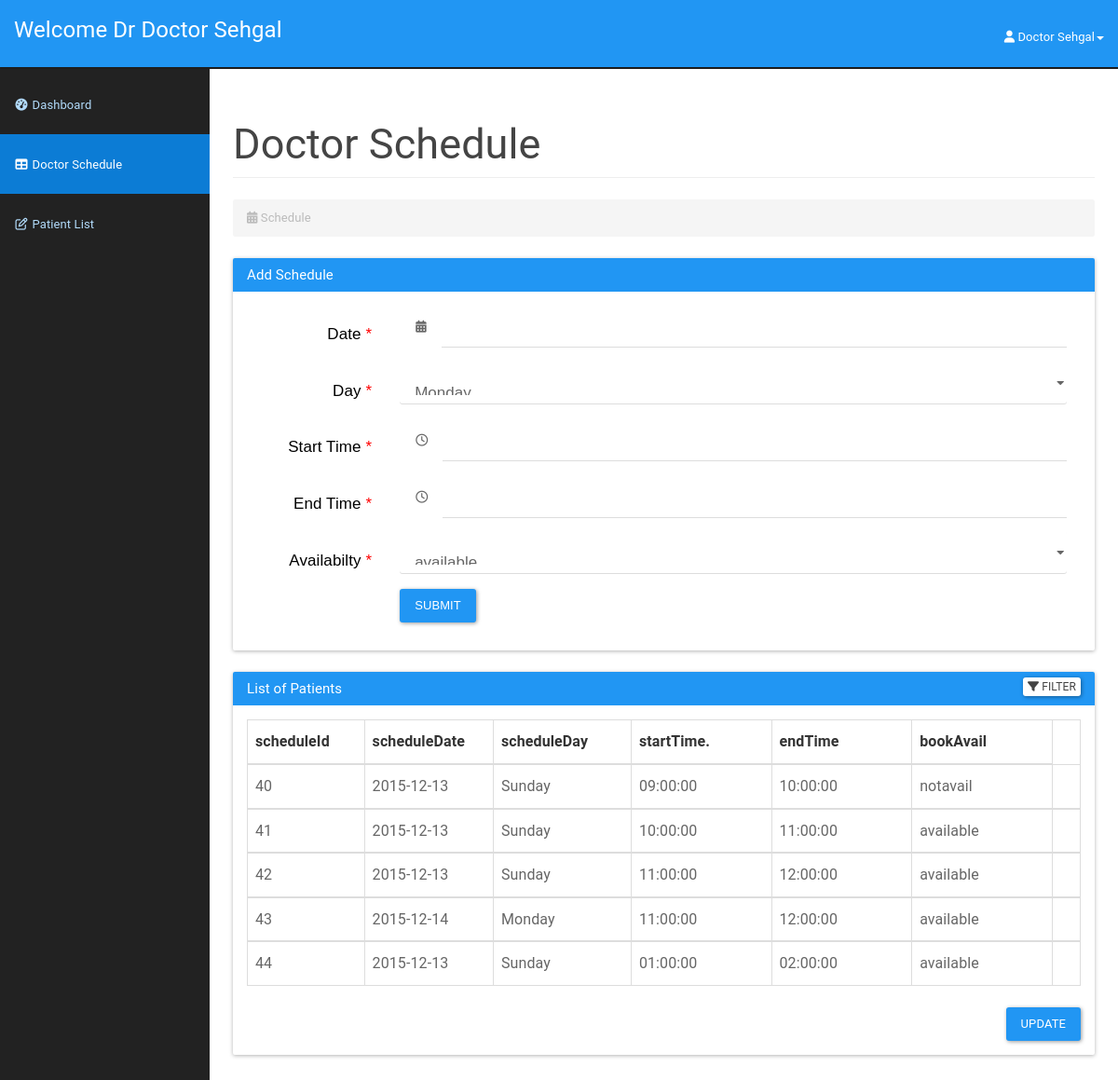
Page /doctor/addschedule.php (signed in) on the committed database.
### tables this page shows
CREATE TABLE `doctor` (
  `icDoctor` bigint(12) NOT NULL,
  `password` varchar(20) NOT NULL,
  `doctorId` int(3) NOT NULL,
  `doctorFirstName` varchar(50) NOT NULL,
  `doctorLastName` varchar(50) NOT NULL,
  `doctorAddress` varchar(100) NOT NULL,
  `doctorPhone` varchar(15) NOT NULL,
  `doctorEmail` varchar(20) NOT NULL,
  `doctorDOB` date NOT NULL
);

CREATE TABLE `doctorschedule` (
  `scheduleId` int(11) NOT NULL,
  `scheduleDate` date NOT NULL,
  `scheduleDay` varchar(15) NOT NULL,
  `startTime` time NOT NULL,
  `endTime` time NOT NULL,
  `bookAvail` varchar(10) NOT NULL
);

### doctor/addschedule.php (the view, shortened to what this page needs)
<?php
include_once '../assets/conn/dbconnect.php';
$usersession = $_SESSION['doctorSession'];
$res=mysqli_query($con,"SELECT * FROM doctor WHERE doctorId=".$usersession);
$userRow=mysqli_fetch_array($res,MYSQLI_ASSOC);
?>
<!DOCTYPE html>
<html lang="en">
    <head>
        <link href="assets/css/material.css" rel="stylesheet">
        <link href="assets/css/sb-admin.css" rel="stylesheet">
        <link href="assets/css/time/bootstrap-clockpicker.css" rel="stylesheet">
        <link href="assets/css/style.css" rel="stylesheet">
        <link href="assets/font-awesome/css/font-awesome.css" rel="stylesheet">
        <link rel="stylesheet" href="https://formden.com/static/cdn/bootstrap-iso.css" />
        <link rel="stylesheet" href="https://formden.com/static/cdn/font-awesome/4.4.0/css/font-awesome.min.css" />
    </head>
    <body>
        <div id="wrapper">
            <nav class="navbar navbar-inverse navbar-fixed-top" role="navigation">
                <div class="navbar-header">
                    <a class="navbar-brand" href="doctordashboard.php">Welcome Dr <?php echo $userRow['doctorFirstName'];?> <?php echo $userRow['doctorLastName'];?></a>
                </div>
                <ul class="nav navbar-right top-nav">
                    <li class="dropdown">
                        <a href="#" class="dropdown-toggle" data-toggle="dropdown"><i class="fa fa-user"></i> <?php echo $userRow['doctorFirstName']; ?> <?php echo $userRow['doctorLastName']; ?><b class="caret"></b></a>
                    </li>
                </ul>
                <div class="collapse navbar-collapse navbar-ex1-collapse">
                    <ul class="nav navbar-nav side-nav">
                        <li>
                            <a href="doctordashboard.php"><i class="fa fa-fw fa-dashboard"></i> Dashboard</a>
                        </li>
                        <li class="active">
                            <a href="addschedule.php"><i class="fa fa-fw fa-table"></i> Doctor Schedule</a>
                        </li>
                        <li>
                            <a href="patientlist.php"><i class="fa fa-fw fa-edit"></i> Patient List</a>
                        </li>
                    </ul>
                </div>
            </nav>
            <div id="page-wrapper">
                <div class="container-fluid">
                    <div class="row">
                        <div class="col-lg-12">
                            <h2 class="page-header">
                            Doctor Schedule
                            </h2>
                            <ol class="breadcrumb">
                                <li class="active">
                                    <i class="fa fa-calendar"></i> Schedule
                                </li>
                            </ol>
                        </div>
                    </div>
                    <div class="panel panel-primary">
                        <div class="panel-heading">
                            <h3 class="panel-title">Add Schedule</h3>
                        </div>
                        <div class="panel-body">
                            <div class="bootstrap-iso">
                             <div class="container-fluid">
                              <div class="row">
                               <div class="col-md-12 col-sm-12 col-xs-12">
                                <form class="form-horizontal" method="post">
                                 <div class="form-group form-group-lg">
                                  <label class="control-label col-sm-2 requiredField" for="date">
                                   Date
                                   <span class="asteriskField">
                                    *
                                   </span>
                                  </label>
                                  <div class="col-sm-10">
                                   <div class="input-group">
                                    <div class="input-group-addon">
                                     <i class="fa fa-calendar">
                                     </i>
                                    </div>
                                    <input class="form-control" id="date" name="date" type="text" required/>
                                   </div>
                                  </div>
                                 </div>
                                 <div class="form-group form-group-lg">
                                  <label class="control-label col-sm-2 requiredField" for="scheduleday">
                                   Day
                                   <span class="asteriskField">
                                    *
                                   </span>
                                  </label>
                                  <div class="col-sm-10">
                                   <select class="select form-control" id="scheduleday" name="scheduleday" required>
                                    <option value="Monday">
                                     Monday
                                    </option>
                                   </select>
                                  </div>
                                 </div>
                                 <div class="form-group form-group-lg">
                                  <label class="control-label col-sm-2 requiredField" for="starttime">
                                   Start Time
                                   <span class="asteriskField">
                                    *
                                   </span>
                                  </label>
                                  <div class="col-sm-10">
                                   <div class="input-group clockpicker"  data-align="top" data-autoclose="true">
                                    <div class="input-group-addon">
                                     <i class="fa fa-clock-o">
                                     </i>
                                    </div>
                                    <input class="form-control" id="starttime" name="starttime" type="text" required/>
                                   </div>
                                  </div>
                                 </div>
                                 <div class="form-group form-group-lg">
                                  <label class="control-label col-sm-2 requiredField" for="endtime">
                                   End Time
                                   <span class="asteriskField">
                                    *
                                   </span>
                                  </label>
                                  <div class="col-sm-10">
                                   <div class="input-group clockpicker"  data-align="top" data-autoclose="true">
                                    <div class="input-group-addon">
                                     <i class="fa fa-clock-o">
                                     </i>
                                    </div>
                                    <input class="form-control" id="endtime" name="endtime" type="text" required/>
                                   </div>
                                  </div>
                                 </div>
                                 <div class="form-group form-group-lg">
                                  <label class="control-label col-sm-2 requiredField" for="bookavail">
                                   Availabilty
                                   <span class="asteriskField">
                                    *
                                   </span>
                                  </label>
                                  <div class="col-sm-10">
                                   <select class="select form-control" id="bookavail" name="bookavail" required>
                                    <option value="available">
                                     available
                                    </option>
                                   </select>
                                  </div>
                                 </div>
                                 <div class="form-group">
                                  <div class="col-sm-10 col-sm-offset-2">
                                   <button class="btn btn-primary " name="submit" type="submit">
                                    Submit
                                   </button>
                                  </div>
                                 </div>
                                </form>
                               </div>
                              </div>
                             </div>
                            </div>
                        </div>
                    </div>
                    <div class="panel panel-primary filterable">
                        <div class="panel-heading">
                            <h3 class="panel-title">List of Patients</h3>
                            <div class="pull-right">
                            <button class="btn btn-default btn-xs btn-filter"><span class="fa fa-filter"></span> Filter</button>
                        </div>
                        </div>
                        <div class="panel-body">
                        <table class="table table-hover table-bordered">
                            <thead>
                                <tr class="filters">
                                    <th><input type="text" class="form-control" placeholder="scheduleId" disabled></th>
                                    <th><input type="text" class="form-control" placeholder="scheduleDate" disabled></th>
                                    <th><input type="text" class="form-control" placeholder="scheduleDay" disabled></th>
                                    <th><input type="text" class="form-control" placeholder="startTime." disabled></th>
                                    <th><input type="text" class="form-control" placeholder="endTime" disabled></th>
                                    <th><input type="text" class="form-control" placeholder="bookAvail" disabled></th>
                                </tr>
                            </thead>
                            <?php
                            $result=mysqli_query($con,"SELECT * FROM doctorschedule");
                            while ($doctorschedule=mysqli_fetch_array($result)) {
                                echo "<tbody>";
                                echo "<tr>";
                                    echo "<td>" . $doctorschedule['scheduleId'] . "</td>";
                                    echo "<td>" . $doctorschedule['scheduleDate'] . "</td>";
                                    echo "<td>" . $doctorschedule['scheduleDay'] . "</td>";
                                    echo "<td>" . $doctorschedule['startTime'] . "</td>";
                                    echo "<td>" . $doctorschedule['endTime'] . "</td>";
                                    echo "<td>" . $doctorschedule['bookAvail'] . "</td>";
                                    echo "<form method='POST'>";
                                    echo "<td class='text-center'><a href='#' id='".$doctorschedule['scheduleId']."' class='delete'><span class='glyphicon glyphicon-trash' aria-hidden='true'></span></a>
                            </td>";
                            }
                                echo "</tr>";
                           echo "</tbody>";
                       echo "</table>";
                       echo "<div class='panel panel-default'>";
                       echo "<div class='col-md-offset-3 pull-right'>";
                       echo "<button class='btn btn-primary' type='submit' value='Submit' name='submit'>Update</button>";
                        echo "</div>";
                        echo "</div>";
                        ?>
                        </div>
                    </div>
                </div>
            </div>
<link rel="stylesheet" href="https://cdnjs.cloudflare.com/ajax/libs/bootstrap-datepicker/1.4.1/css/bootstrap-datepicker3.css"/>
    </body>
</html>

### doctor/assets/css/sb-admin.css (style rules this page uses)
body { margin-top: 100px; background-color: #222; }
@media (min-width:768px) { body { margin-top: 50px; } }
#wrapper { padding-left: 0; }
#page-wrapper { min-height: 900px !important; width: 100%; padding: 0; background-color: #fff; }
@media (min-width:768px) { #wrapper { padding-left: 225px; } }
@media (min-width:768px) { #page-wrapper { padding: 10px; } }
.top-nav { padding: 0 15px; }
.top-nav>li { display: inline-block; float: left; }
.top-nav>li>a { padding-top: 17px; padding-bottom: 10px; line-height: 45px; color: white; }
@media (min-width:768px) { .side-nav { position: fixed; top: 80px; left: 225px; width: 225px; margin-left: -225px; border: none; border-radius: 0; overflow-y: auto; background-color: #222; bottom: 0; overflow-x: hidden; padding-bottom: 40px; } }
@media (min-width:768px) { .side-nav>li>a { width: 225px; } }

### doctor/assets/css/style.css (style rules this page uses)
.filterable { margin-top: 15px; }
.filterable .panel-heading .pull-right { margin-top: -20px; }
.filterable .filters input[disabled] { background-color: transparent; border: none; cursor: auto; box-shadow: none; padding: 0; height: auto; }

### doctor/addschedule.php (style rules this page uses)
.bootstrap-iso .formden_header h2, .bootstrap-iso .formden_header p, .bootstrap-iso form { font-family: Arial, Helvetica, sans-serif; color: black }
.bootstrap-iso form button, .bootstrap-iso form button:hover { color: white !important; }
.asteriskField { color: red; }

### rows in the picture
doctor: doctorFirstName "Doctor", doctorLastName "Sehgal"
doctorschedule: scheduleId "40", scheduleDate "2015-12-13", scheduleDay "Sunday", startTime "09:00:00", endTime "10:00:00", bookAvail "notavail"
doctorschedule: scheduleId "41", scheduleDate "2015-12-13", scheduleDay "Sunday", startTime "10:00:00", endTime "11:00:00", bookAvail "available"
doctorschedule: scheduleId "42", scheduleDate "2015-12-13", scheduleDay "Sunday", startTime "11:00:00", endTime "12:00:00", bookAvail "available"
doctorschedule: scheduleId "43", scheduleDate "2015-12-14", scheduleDay "Monday", startTime "11:00:00", endTime "12:00:00", bookAvail "available"
doctorschedule: scheduleId "44", scheduleDate "2015-12-13", scheduleDay "Sunday", startTime "01:00:00", endTime "02:00:00", bookAvail "available"
